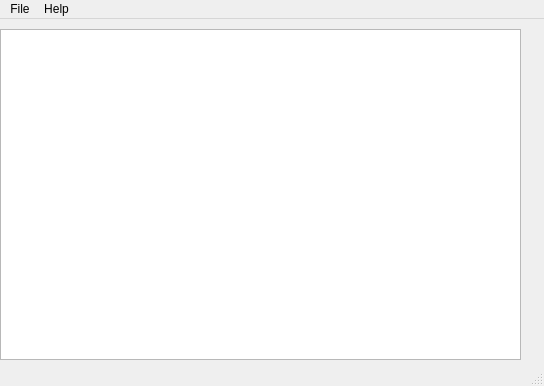
<?xml version="1.0" encoding="UTF-8"?>
<ui version="4.0">
 <class>MainWindow</class>
 <widget class="QMainWindow" name="MainWindow">
  <property name="geometry">
   <rect>
    <x>0</x>
    <y>0</y>
    <width>544</width>
    <height>386</height>
   </rect>
  </property>
  <property name="windowTitle">
   <string>MainWindow</string>
  </property>
  <widget class="QWidget" name="centralwidget">
   <widget class="QTextEdit" name="textEdit">
    <property name="geometry">
     <rect>
      <x>0</x>
      <y>10</y>
      <width>521</width>
      <height>331</height>
     </rect>
    </property>
    <property name="sizePolicy">
     <sizepolicy hsizetype="Preferred" vsizetype="Preferred">
      <horstretch>0</horstretch>
      <verstretch>0</verstretch>
     </sizepolicy>
    </property>
    <property name="font">
     <font>
      <family>Arial</family>
     </font>
    </property>
   </widget>
  </widget>
  <widget class="QMenuBar" name="menubar">
   <property name="geometry">
    <rect>
     <x>0</x>
     <y>0</y>
     <width>544</width>
     <height>22</height>
    </rect>
   </property>
   <widget class="QMenu" name="menuFile">
    <property name="title">
     <string>File</string>
    </property>
    <addaction name="actionOpen"/>
    <addaction name="actionSave"/>
   </widget>
   <widget class="QMenu" name="menuHelp">
    <property name="title">
     <string>Help</string>
    </property>
    <addaction name="actionAbout"/>
   </widget>
   <addaction name="menuFile"/>
   <addaction name="menuHelp"/>
  </widget>
  <widget class="QStatusBar" name="statusbar"/>
  <action name="actionOpen">
   <property name="text">
    <string>Open</string>
   </property>
   <property name="shortcut">
    <string>Ctrl+O</string>
   </property>
  </action>
  <action name="actionSave">
   <property name="text">
    <string>Save</string>
   </property>
   <property name="shortcut">
    <string>Ctrl+S</string>
   </property>
  </action>
  <action name="actionAbout">
   <property name="text">
    <string>About</string>
   </property>
  </action>
 </widget>
 <resources/>
 <connections/>
</ui>
